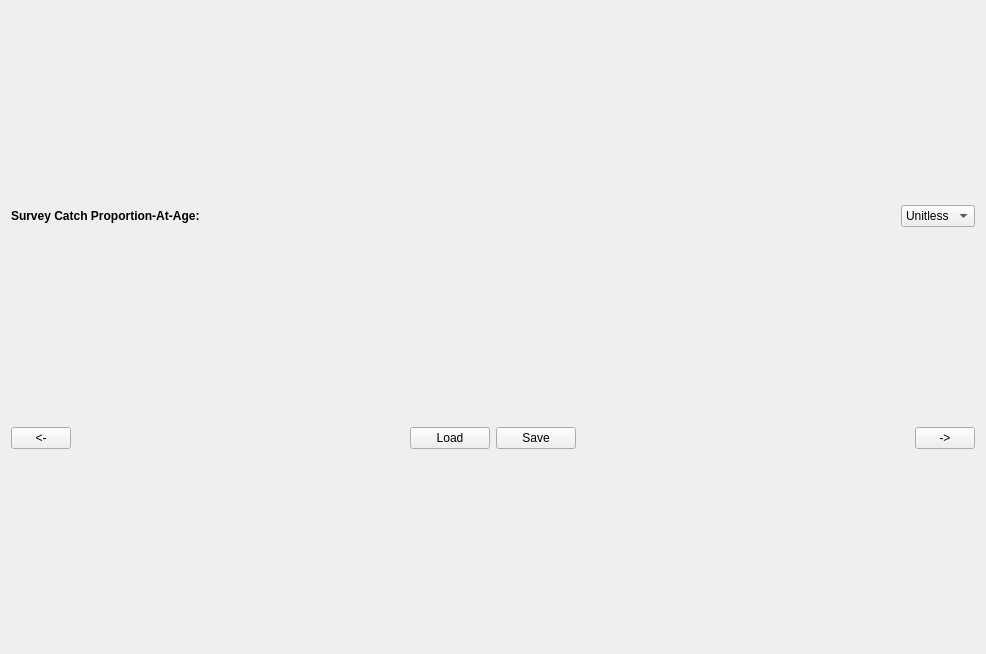
<?xml version="1.0" encoding="UTF-8"?>
<ui version="4.0">
 <class>SSCAA_Tab4_CatchTab</class>
 <widget class="QWidget" name="SSCAA_Tab4_CatchTab">
  <property name="geometry">
   <rect>
    <x>0</x>
    <y>0</y>
    <width>986</width>
    <height>654</height>
   </rect>
  </property>
  <property name="windowTitle">
   <string>Form</string>
  </property>
  <layout class="QVBoxLayout" name="verticalLayout">
   <item>
    <layout class="QHBoxLayout" name="horizontalLayout">
     <item>
      <widget class="QLabel" name="SSCAA_Tab4_TitleLBL">
       <property name="font">
        <font>
         <weight>75</weight>
         <bold>true</bold>
        </font>
       </property>
       <property name="text">
        <string>Survey Catch Proportion-At-Age:</string>
       </property>
      </widget>
     </item>
     <item>
      <widget class="QLabel" name="SSCAA_Tab4_SpeciesLBL">
       <property name="text">
        <string/>
       </property>
      </widget>
     </item>
     <item>
      <spacer name="horizontalSpacer">
       <property name="orientation">
        <enum>Qt::Horizontal</enum>
       </property>
       <property name="sizeHint" stdset="0">
        <size>
         <width>40</width>
         <height>20</height>
        </size>
       </property>
      </spacer>
     </item>
     <item>
      <widget class="QComboBox" name="SSCAA_Tab4_UnitsCMB">
       <property name="toolTip">
        <string>Units</string>
       </property>
       <property name="statusTip">
        <string>Units</string>
       </property>
       <item>
        <property name="text">
         <string>Unitless</string>
        </property>
       </item>
      </widget>
     </item>
    </layout>
   </item>
   <item>
    <layout class="QVBoxLayout" name="SSCAA_Tab4_TVLayoutLT"/>
   </item>
   <item>
    <layout class="QHBoxLayout" name="horizontalLayout_87">
     <item>
      <widget class="QPushButton" name="SSCAA_Tab4_PrevPB">
       <property name="sizePolicy">
        <sizepolicy hsizetype="Fixed" vsizetype="Fixed">
         <horstretch>0</horstretch>
         <verstretch>0</verstretch>
        </sizepolicy>
       </property>
       <property name="minimumSize">
        <size>
         <width>60</width>
         <height>0</height>
        </size>
       </property>
       <property name="maximumSize">
        <size>
         <width>60</width>
         <height>16777215</height>
        </size>
       </property>
       <property name="toolTip">
        <string>Go to the previous page</string>
       </property>
       <property name="statusTip">
        <string>Go to the previous page</string>
       </property>
       <property name="text">
        <string>&lt;-</string>
       </property>
      </widget>
     </item>
     <item>
      <spacer name="horizontalSpacer_95">
       <property name="orientation">
        <enum>Qt::Horizontal</enum>
       </property>
       <property name="sizeHint" stdset="0">
        <size>
         <width>40</width>
         <height>20</height>
        </size>
       </property>
      </spacer>
     </item>
     <item>
      <widget class="QPushButton" name="SSCAA_Tab4_ReloadPB">
       <property name="enabled">
        <bool>true</bool>
       </property>
       <property name="toolTip">
        <string>Load table data</string>
       </property>
       <property name="statusTip">
        <string>Load table data</string>
       </property>
       <property name="text">
        <string>Load</string>
       </property>
      </widget>
     </item>
     <item>
      <widget class="QPushButton" name="SSCAA_Tab4_SavePB">
       <property name="enabled">
        <bool>true</bool>
       </property>
       <property name="toolTip">
        <string>Save above table data</string>
       </property>
       <property name="statusTip">
        <string>Save above table data</string>
       </property>
       <property name="text">
        <string>Save</string>
       </property>
      </widget>
     </item>
     <item>
      <spacer name="verticalSpacer_42">
       <property name="orientation">
        <enum>Qt::Horizontal</enum>
       </property>
       <property name="sizeType">
        <enum>QSizePolicy::Expanding</enum>
       </property>
       <property name="sizeHint" stdset="0">
        <size>
         <width>48</width>
         <height>20</height>
        </size>
       </property>
      </spacer>
     </item>
     <item>
      <widget class="QPushButton" name="SSCAA_Tab4_NextPB">
       <property name="sizePolicy">
        <sizepolicy hsizetype="Fixed" vsizetype="Fixed">
         <horstretch>0</horstretch>
         <verstretch>0</verstretch>
        </sizepolicy>
       </property>
       <property name="minimumSize">
        <size>
         <width>60</width>
         <height>0</height>
        </size>
       </property>
       <property name="maximumSize">
        <size>
         <width>60</width>
         <height>16777215</height>
        </size>
       </property>
       <property name="toolTip">
        <string>Go to next tab page</string>
       </property>
       <property name="statusTip">
        <string>Go to next tab page</string>
       </property>
       <property name="text">
        <string>-&gt;</string>
       </property>
      </widget>
     </item>
    </layout>
   </item>
  </layout>
 </widget>
 <resources/>
 <connections/>
</ui>
